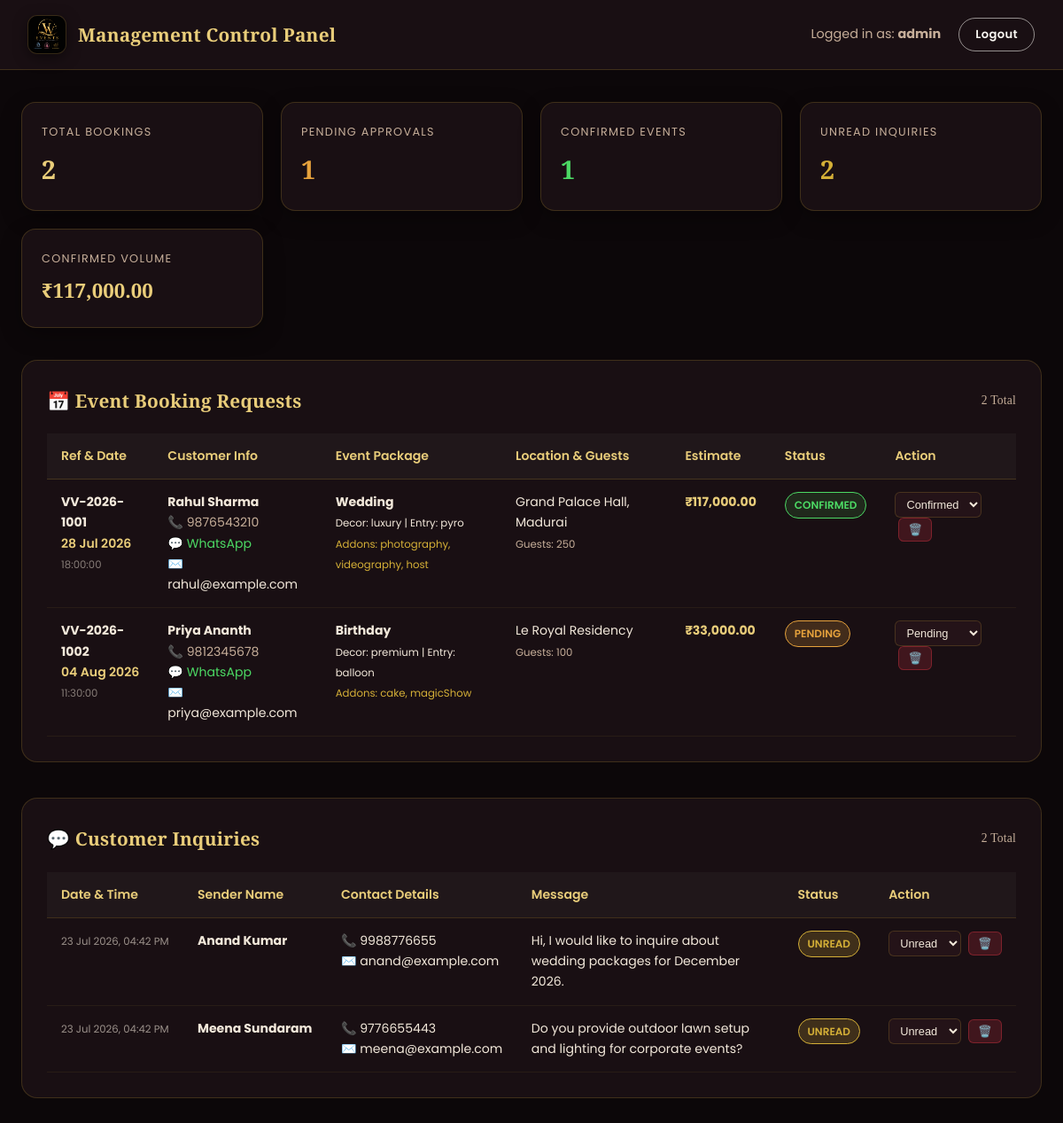
Page /admin/dashboard.php (signed in) on the committed database.
### tables this page shows
CREATE TABLE IF NOT EXISTS `bookings` (
  `id` INT AUTO_INCREMENT PRIMARY KEY,
  `booking_ref` VARCHAR(20) NOT NULL UNIQUE,
  `full_name` VARCHAR(100) NOT NULL,
  `phone` VARCHAR(20) NOT NULL,
  `whatsapp` VARCHAR(20) NOT NULL,
  `email` VARCHAR(100) NOT NULL,
  `address` TEXT NOT NULL,
  `event_location` TEXT NOT NULL,
  `preferred_time` TIME DEFAULT NULL,
  `guest_count` INT DEFAULT 100,
  `budget` VARCHAR(100) DEFAULT NULL,
  `special_requests` TEXT DEFAULT NULL,
  `event_date` DATE NOT NULL,
  `event_type` VARCHAR(50) NOT NULL DEFAULT 'wedding',
  `decoration` VARCHAR(50) NOT NULL DEFAULT 'basic',
  `entry` VARCHAR(50) NOT NULL DEFAULT 'none',
  `addons` TEXT DEFAULT NULL,
  `estimated_price` DECIMAL(10, 2) NOT NULL DEFAULT 0.00,
  `status` ENUM('pending', 'confirmed', 'cancelled') NOT NULL DEFAULT 'pending',
  `created_at` DATETIME DEFAULT CURRENT_TIMESTAMP,
  `updated_at` DATETIME DEFAULT CURRENT_TIMESTAMP ON UPDATE CURRENT_TIMESTAMP
);

CREATE TABLE IF NOT EXISTS `contact_messages` (
  `id` INT AUTO_INCREMENT PRIMARY KEY,
  `full_name` VARCHAR(100) NOT NULL,
  `phone` VARCHAR(20) NOT NULL,
  `email` VARCHAR(100) NOT NULL,
  `message` TEXT NOT NULL,
  `status` ENUM('unread', 'read', 'replied') NOT NULL DEFAULT 'unread',
  `created_at` DATETIME DEFAULT CURRENT_TIMESTAMP
);

### admin/dashboard.php (the view, shortened to what this page needs)
<?php
$db = getDBConnection();
$metrics = [
    'total_bookings'   => 0,
    'pending_bookings' => 0,
    'confirmed_events' => 0,
    'unread_messages'  => 0,
    'total_revenue'    => 0.00
];
$bookingsList = [];
$messagesList = [];
if ($db) {
    $metrics['total_bookings']   = (int)$db->query("SELECT COUNT(*) FROM bookings")->fetchColumn();
    $metrics['pending_bookings'] = (int)$db->query("SELECT COUNT(*) FROM bookings WHERE status = 'pending'")->fetchColumn();
    $metrics['confirmed_events'] = (int)$db->query("SELECT COUNT(*) FROM bookings WHERE status = 'confirmed'")->fetchColumn();
    $metrics['unread_messages']  = (int)$db->query("SELECT COUNT(*) FROM contact_messages WHERE status = 'unread'")->fetchColumn();
    $metrics['total_revenue']    = (float)$db->query("SELECT SUM(estimated_price) FROM bookings WHERE status = 'confirmed'")->fetchColumn();
    $bookingStmt = $db->query("SELECT * FROM bookings ORDER BY created_at DESC");
    $bookingsList = $bookingStmt->fetchAll();
    $msgStmt = $db->query("SELECT * FROM contact_messages ORDER BY created_at DESC");
    $messagesList = $msgStmt->fetchAll();
}
?>
<!DOCTYPE html>
<html lang="en">
<head>
<link rel="stylesheet" href="../css/style.css">
</head>
<body>
<header class="admin-header">
  <div class="brand">
    <img src="../assets/logo.png" alt="VV Events Logo">
    <h1>Management Control Panel</h1>
  </div>
  <div class="admin-user-nav">
    <span>Logged in as: <strong><?= htmlspecialchars($_SESSION['admin_user']) ?></strong></span>
    <a href="logout.php" class="btn btn-outline" style="padding:7px 18px; font-size:0.82rem">Logout</a>
  </div>
</header>
<div class="dashboard-container">
  <div class="metrics-grid">
    <div class="metric-card">
      <div class="title">Total Bookings</div>
      <div class="val"><?= $metrics['total_bookings'] ?></div>
    </div>
    <div class="metric-card">
      <div class="title">Pending Approvals</div>
      <div class="val" style="color:#e6a23c"><?= $metrics['pending_bookings'] ?></div>
    </div>
    <div class="metric-card">
      <div class="title">Confirmed Events</div>
      <div class="val" style="color:#4cd964"><?= $metrics['confirmed_events'] ?></div>
    </div>
    <div class="metric-card">
      <div class="title">Unread Inquiries</div>
      <div class="val" style="color:var(--gold)"><?= $metrics['unread_messages'] ?></div>
    </div>
    <div class="metric-card">
      <div class="title">Confirmed Volume</div>
      <div class="val" style="font-size:1.4rem">₹<?= number_format($metrics['total_revenue'], 2) ?></div>
    </div>
  </div>
  <div class="section-card">
    <h2>
      <span>📅 Event Booking Requests</span>
      <span style="font-size:0.85rem; font-weight:400; color:var(--text-soft)"><?= count($bookingsList) ?> Total</span>
    </h2>
    <div class="data-table-wrap">
      <table class="data-table">
        <thead>
          <tr>
            <th>Ref &amp; Date</th>
            <th>Customer Info</th>
            <th>Event Package</th>
            <th>Location &amp; Guests</th>
            <th>Estimate</th>
            <th>Status</th>
            <th>Action</th>
          </tr>
        </thead>
        <tbody>
          <?php if (empty($bookingsList)): ?>
            <tr><td colspan="7" style="text-align:center; padding: 30px; color: var(--text-soft)">No booking requests found in database.</td></tr>
          <?php else: ?>
            <?php foreach ($bookingsList as $b): ?>
              <?php
                $addonsArr = json_decode($b['addons'], true) ?: [];
                $formattedDate = date('d M Y', strtotime($b['event_date']));
              ?>
              <tr>
                <td>
                  <strong><?= htmlspecialchars($b['booking_ref']) ?></strong><br>
                  <span style="color:var(--gold-soft); font-weight:600"><?= $formattedDate ?></span><br>
                  <small style="color:rgba(242,232,218,0.5)"><?= htmlspecialchars($b['preferred_time'] ?? 'Flex') ?></small>
                </td>
                <td>
                  <strong><?= htmlspecialchars($b['full_name']) ?></strong><br>
                  📞 <a href="tel:<?= htmlspecialchars($b['phone']) ?>" style="color:var(--text-soft)"><?= htmlspecialchars($b['phone']) ?></a><br>
                  💬 <a href="https://wa.me/91<?= preg_replace('/\D/', '', $b['whatsapp']) ?>" target="_blank" style="color:#4cd964">WhatsApp</a><br>
                  ✉️ <?= htmlspecialchars($b['email']) ?>
                </td>
                <td>
                  <strong style="text-transform:capitalize"><?= htmlspecialchars($b['event_type']) ?></strong><br>
                  <small>Decor: <?= htmlspecialchars($b['decoration']) ?> | Entry: <?= htmlspecialchars($b['entry']) ?></small><br>
                  <?php if (!empty($addonsArr)): ?>
                    <small style="color:var(--gold)">Addons: <?= implode(', ', $addonsArr) ?></small>
                  <?php endif; ?>
                </td>
                <td>
                  <?= htmlspecialchars($b['event_location']) ?><br>
                  <small style="color:var(--text-soft)">Guests: <?= htmlspecialchars($b['guest_count']) ?></small>
                </td>
                <td>
                  <strong style="color:var(--gold-soft)">₹<?= number_format($b['estimated_price'], 2) ?></strong>
                </td>
                <td>
                  <span class="badge badge-<?= htmlspecialchars($b['status']) ?>"><?= htmlspecialchars($b['status']) ?></span>
                </td>
                <td>
                  <form method="POST" action="dashboard.php" class="action-form">
                    <select name="status" class="select-sm" onchange="this.form.submit()">
                      <option value="pending" <?= $b['status'] === 'pending' ? 'selected' : '' ?>>Pending</option>
                      <option value="confirmed" <?= $b['status'] === 'confirmed' ? 'selected' : '' ?>>Confirmed</option>
                    </select>
                  </form>
                  <form method="POST" action="dashboard.php" class="action-form" style="margin-left:4px" onsubmit="return confirm('Delete this booking permanently?')">
                    <button type="submit" class="btn-icon" title="Delete Booking">🗑️</button>
                  </form>
                </td>
              </tr>
            <?php endforeach; ?>
          <?php endif; ?>
        </tbody>
      </table>
    </div>
  </div>
  <div class="section-card">
    <h2>
      <span>💬 Customer Inquiries</span>
      <span style="font-size:0.85rem; font-weight:400; color:var(--text-soft)"><?= count($messagesList) ?> Total</span>
    </h2>
    <div class="data-table-wrap">
      <table class="data-table">
        <thead>
          <tr>
            <th>Date &amp; Time</th>
            <th>Sender Name</th>
            <th>Contact Details</th>
            <th>Message</th>
            <th>Status</th>
            <th>Action</th>
          </tr>
        </thead>
        <tbody>
          <?php if (empty($messagesList)): ?>
            <tr><td colspan="6" style="text-align:center; padding: 30px; color: var(--text-soft)">No customer inquiries found.</td></tr>
          <?php else: ?>
            <?php foreach ($messagesList as $m): ?>
              <tr>
                <td><small style="color:rgba(242,232,218,0.6)"><?= date('d M Y, h:i A', strtotime($m['created_at'])) ?></small></td>
                <td><strong><?= htmlspecialchars($m['full_name']) ?></strong></td>
                <td>
                  📞 <?= htmlspecialchars($m['phone']) ?><br>
                  ✉️ <?= htmlspecialchars($m['email']) ?>
                </td>
                <td style="max-width:300px"><?= nl2br(htmlspecialchars($m['message'])) ?></td>
                <td>
                  <span class="badge badge-<?= $m['status'] === 'unread' ? 'unread' : 'read' ?>"><?= htmlspecialchars($m['status']) ?></span>
                </td>
                <td>
                  <form method="POST" action="dashboard.php" class="action-form">
                    <select name="status" class="select-sm" onchange="this.form.submit()">
                      <option value="unread" <?= $m['status'] === 'unread' ? 'selected' : '' ?>>Unread</option>
                    </select>
                  </form>
                  <form method="POST" action="dashboard.php" class="action-form" style="margin-left:4px" onsubmit="return confirm('Delete message?')">
                    <button type="submit" class="btn-icon" title="Delete Inquiry">🗑️</button>
                  </form>
                </td>
              </tr>
            <?php endforeach; ?>
          <?php endif; ?>
        </tbody>
      </table>
    </div>
  </div>
</div>
</body>
</html>

### css/style.css (style rules this page uses)
:root { --burgundy: #7B1E3A; --burgundy-deep: #4A0F22; --gold: #D4AF37; --gold-soft: #E9CD7A; --ivory: #FAF7F2; --ivory-dim: #F1EBE1; --charcoal: #2C2C2C; --charcoal-soft: #5b5652; --bg: #0B0607; --bg-alt: #150B0D; --surface: #1B1013; --surface-2: #241318; --text: #F2E8DA; --text-soft: #C6AE99; --border-gold: rgba(212,175,55,.18); --font-head: 'Cinzel', serif; --font-body: 'Poppins', sans-serif; --radius: 18px; --shadow-soft: 0 10px 34px rgba(0,0,0,0.45); --shadow-strong: 0 20px 60px rgba(0,0,0,0.6); --container: 1180px; }
* { box-sizing: border-box; }
html { scroll-behavior: smooth; }
body { margin:0; background: var(--bg); color: var(--text); font-family: var(--font-body); font-weight: 400; line-height: 1.65; -webkit-font-smoothing: antialiased; }
img { max-width:100%; display:block; }
a { color:inherit; text-decoration:none; }
h1,h2,h3,h4 { font-family: var(--font-head); color: var(--gold-soft); margin: 0 0 .5em; letter-spacing: .01em; font-weight: 600; }
.btn { display:inline-flex; align-items:center; justify-content:center; gap:8px; padding: 15px 34px; border-radius: 999px; font-family: var(--font-body); font-weight: 600; font-size: .92rem; letter-spacing: .03em; cursor:pointer; border: 1px solid transparent; transition: transform .25s ease, box-shadow .25s ease, background .25s ease, color .25s ease; white-space: nowrap; }
.btn-outline { background: transparent; color: var(--ivory); border-color: rgba(250,247,242,.55); }
.brand { display:flex; align-items:center; gap:12px; }
.brand img { height: 64px; width:auto; border-radius: 10px; box-shadow: 0 0 0 1px var(--border-gold), 0 4px 16px rgba(0,0,0,.5); }

### rows in the picture
bookings: booking_ref "VV-2026-1001", event_date "28 Jul 2026", preferred_time "18:00:00", full_name "Rahul Sharma", phone "9876543210", email "rahul@example.com", event_type "Wedding", decoration "luxury", entry "pyro", addons "photography, videography, host", event_location "Grand Palace Hall, Madurai", guest_count "250", estimated_price "117,000.00", status "CONFIRMED", status "Confirmed"
bookings: booking_ref "VV-2026-1002", event_date "04 Aug 2026", preferred_time "11:30:00", full_name "Priya Ananth", phone "9812345678", email "priya@example.com", event_type "Birthday", decoration "premium", entry "balloon", addons "cake, magicShow", event_location "Le Royal Residency", guest_count "100", estimated_price "33,000.00", status "PENDING", status "Pending"
contact_messages: created_at "23 Jul 2026, 04:42 PM", full_name "Anand Kumar", phone "9988776655", email "anand@example.com", message "Hi, I would like to inquire about wedding packages for December 2026.", status "UNREAD", status "Unread"
contact_messages: created_at "23 Jul 2026, 04:42 PM", full_name "Meena Sundaram", phone "9776655443", email "meena@example.com", message "Do you provide outdoor lawn setup and lighting for corporate events?", status "UNREAD", status "Unread"

### other values in the picture
$_SESSION['admin_user'] "admin"
$metrics['total_bookings'] "2"
$metrics['pending_bookings'] "1"
$metrics['confirmed_events'] "1"
$metrics['unread_messages'] "2"
$metrics['total_revenue'] "117,000.00"
count($bookingsList) "2"
count($messagesList) "2"
